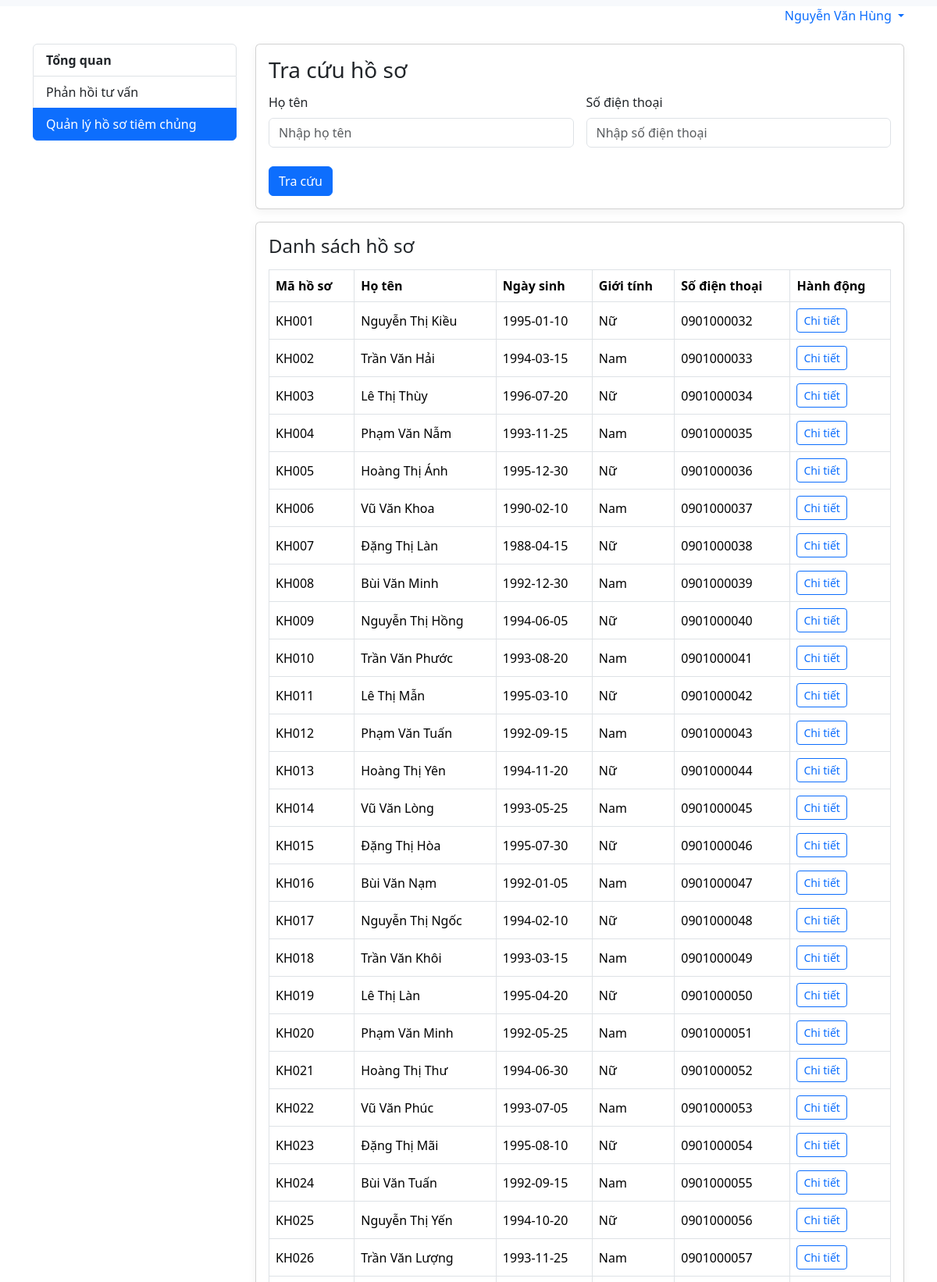
/records/doctor_manage (signed in, upper part), run on the app's committed database.
### tables this page shows
CREATE TABLE `thongtinkhachhang` (
  `MaKH` varchar(50) NOT NULL,
  `HoTen` varchar(100) NOT NULL,
  `NgaySinh` date DEFAULT NULL,
  `GioiTinh` enum('Nam','Nữ') DEFAULT NULL,
  `DiaChi` varchar(255) DEFAULT NULL,
  `SDT` varchar(20) NOT NULL,
  `BenhNen` varchar(255) DEFAULT NULL
);

### app/core/Controller.php (called while the page is built, shortened)
<?php
class Controller {
    public function view($view, $data = []){
        extract($data);
        require '../app/views/layout/header.php';
        require '../app/views/' . $view . '.php';
        require '../app/views/layout/footer.php';
    }
}

### app/controllers/RecordsController.php (called while the page is built, shortened)
<?php
class RecordsController extends Controller {
    public function doctor_manage() {
        $results   = [];
        $searching = false;
        if (!$searching) {
            try {
                $dbAll = new Database();
                $dbAll->query("SELECT * FROM thongtinkhachhang ORDER BY MaKH ASC");
                $results = $dbAll->resultSet() ?? [];
            } catch (Exception $e) {
                $results = [];
            }
        }
        $this->view('records/doctor_manage', [
            'hide_navbar' => true,
            'title'       => 'Tra cứu hồ sơ',
            'results'     => $results,
            'searching'   => $searching
        ]);
    }
}

### public/index.php (called while the page is built, shortened)
<?php
require_once __DIR__ . '/../app/core/Helpers.php';
require_once __DIR__ . '/../app/core/Database.php';
$path = trim($_GET['url'] ?? '', '/');
$parts = array_values(array_filter(explode('/', $path)));
$method = $parts[1] ?? 'index';
$params = array_slice($parts, 2);
$controller = new $controllerName();
call_user_func_array([$controller, $method], $params);

### app/core/Database.php (called while the page is built, shortened)
<?php
class Database {
    private $host = DB_HOST;
    private $user = DB_USER;
    private $pass = DB_PASS;
    private $dbname = DB_NAME;
    private $dbh;
    private $stmt;
    public function __construct() {
        $dsn = 'mysql:host=' . $this->host . ';dbname=' . $this->dbname . ';charset=utf8mb4';
        $options = [
            PDO::ATTR_PERSISTENT => false,
            PDO::ATTR_ERRMODE => PDO::ERRMODE_EXCEPTION,
            PDO::ATTR_DEFAULT_FETCH_MODE => PDO::FETCH_ASSOC,
        ];
        try { $this->dbh = new PDO($dsn, $this->user, $this->pass, $options); }
        catch(PDOException $e) { $this->error = $e->getMessage(); }
    }
    public function query($sql){ $this->stmt = $this->dbh->prepare($sql); }
    public function bind($param, $value, $type = null){
        if (is_null($type)) {
            switch (true) {
                default: $type = PDO::PARAM_STR;
            }
        }
        $this->stmt->bindValue($param, $value, $type);
    }
    public function execute(){ return $this->stmt->execute(); }
    public function resultSet(){ $this->execute(); return $this->stmt->fetchAll(); }
}

### app/core/Helpers.php (called while the page is built, shortened)
<?php
function base_url($path = '') {
    $base = rtrim(BASE_URL, '/');
    $trimmed = ltrim($path, '/');
    return $base . '/' . $trimmed;
}

### app/views/records/doctor_manage.php (the view, shortened to what this page needs)
<?php
echo '<div class="row">';
include __DIR__ . '/../layout/staff_sidebar.php';
?>
<div class="col-lg-9">
  <div class="card mb-3">
    <div class="card-body">
      <h3 class="card-title mb-1">
        <?= isset($title) ? htmlspecialchars($title) : 'Tra cứu hồ sơ' ?>
      </h3>
      <form method="post" action="#">
        <div class="row g-3 mb-3">
          <div class="col-md-6">
            <label class="form-label">Họ tên</label>
            <input type="text" class="form-control" name="name" placeholder="Nhập họ tên">
          </div>
          <div class="col-md-6">
            <label class="form-label">Số điện thoại</label>
            <input type="tel" class="form-control" name="phone" placeholder="Nhập số điện thoại">
          </div>
        </div>
        <div class="d-flex justify-content-between align-items-center">
          <button class="btn btn-primary">Tra cứu</button>
        </div>
      </form>
    </div>
  </div>
  <?php
    $listTitle = (isset($searching) && $searching) ? 'Kết quả tra cứu' : 'Danh sách hồ sơ';
  ?>
  <?php if (!empty($results)): ?>
  <div class="card">
    <div class="card-body">
      <h4 class="card-title mb-3"><?= htmlspecialchars($listTitle) ?></h4>
      <div class="table-responsive">
        <table class="table table-bordered align-middle">
          <thead>
            <tr>
              <th scope="col">Mã hồ sơ</th>
              <th scope="col">Họ tên</th>
              <th scope="col">Ngày sinh</th>
              <th scope="col">Giới tính</th>
              <th scope="col">Số điện thoại</th>
              <th scope="col">Hành động</th>
            </tr>
          </thead>
          <tbody>
            <?php foreach ($results as $r): ?>
            <tr>
              <td><?= htmlspecialchars($r['MaKH']) ?></td>
              <td><?= htmlspecialchars($r['HoTen'] ?? '') ?></td>
              <td><?= htmlspecialchars($r['NgaySinh'] ?? '') ?></td>
              <td><?= htmlspecialchars($r['GioiTinh'] ?? '') ?></td>
              <td><?= htmlspecialchars($r['SDT'] ?? '') ?></td>
              <td>
                <a class="btn btn-sm btn-outline-primary" href="<?= base_url('records/doctor_view_profile/' . urlencode($r['MaKH'])) ?>">Chi tiết</a>
              </td>
            </tr>
            <?php endforeach; ?>
          </tbody>
        </table>
      </div>
    </div>
  </div>
  <?php elseif (isset($searching) && $searching): ?>
  <div class="alert alert-info">Không tìm thấy hồ sơ phù hợp.</div>
  <?php endif; ?>
</div>
<?php echo '</div>'; ?>

### public/assets/css/theme.css (style rules this page uses)
:root { --brand:#0d6efd; --brand-dark:#0b5ed7; --bg:#f7f9fc; }
html,body { margin:0;padding:0;background:var(--bg); }
.card { border-radius:1rem;box-shadow:0 .25rem .75rem rgba(0,0,0,.05) }

### data on the page
thongtinkhachhang: MaKH "KH001", HoTen "Nguyễn Thị Kiều", NgaySinh "1995-01-10", GioiTinh "Nữ", SDT "0901000032"
thongtinkhachhang: MaKH "KH002", HoTen "Trần Văn Hải", NgaySinh "1994-03-15", GioiTinh "Nam", SDT "0901000033"
thongtinkhachhang: MaKH "KH003", HoTen "Lê Thị Thùy", NgaySinh "1996-07-20", GioiTinh "Nữ", SDT "0901000034"
thongtinkhachhang: MaKH "KH004", HoTen "Phạm Văn Nẫm", NgaySinh "1993-11-25", GioiTinh "Nam", SDT "0901000035"
thongtinkhachhang: MaKH "KH005", HoTen "Hoàng Thị Ánh", NgaySinh "1995-12-30", GioiTinh "Nữ", SDT "0901000036"
thongtinkhachhang: MaKH "KH006", HoTen "Vũ Văn Khoa", NgaySinh "1990-02-10", GioiTinh "Nam", SDT "0901000037"
thongtinkhachhang: MaKH "KH007", HoTen "Đặng Thị Làn", NgaySinh "1988-04-15", GioiTinh "Nữ", SDT "0901000038"
thongtinkhachhang: MaKH "KH008", HoTen "Bùi Văn Minh", NgaySinh "1992-12-30", GioiTinh "Nam", SDT "0901000039"
thongtinkhachhang: MaKH "KH009", HoTen "Nguyễn Thị Hồng", NgaySinh "1994-06-05", GioiTinh "Nữ", SDT "0901000040"
thongtinkhachhang: MaKH "KH010", HoTen "Trần Văn Phước", NgaySinh "1993-08-20", GioiTinh "Nam", SDT "0901000041"
thongtinkhachhang: MaKH "KH011", HoTen "Lê Thị Mẫn", NgaySinh "1995-03-10", GioiTinh "Nữ", SDT "0901000042"
thongtinkhachhang: MaKH "KH012", HoTen "Phạm Văn Tuấn", NgaySinh "1992-09-15", GioiTinh "Nam", SDT "0901000043"
thongtinkhachhang: MaKH "KH013", HoTen "Hoàng Thị Yên", NgaySinh "1994-11-20", GioiTinh "Nữ", SDT "0901000044"
thongtinkhachhang: MaKH "KH014", HoTen "Vũ Văn Lòng", NgaySinh "1993-05-25", GioiTinh "Nam", SDT "0901000045"
thongtinkhachhang: MaKH "KH015", HoTen "Đặng Thị Hòa", NgaySinh "1995-07-30", GioiTinh "Nữ", SDT "0901000046"
thongtinkhachhang: MaKH "KH016", HoTen "Bùi Văn Nạm", NgaySinh "1992-01-05", GioiTinh "Nam", SDT "0901000047"
thongtinkhachhang: MaKH "KH017", HoTen "Nguyễn Thị Ngốc", NgaySinh "1994-02-10", GioiTinh "Nữ", SDT "0901000048"
thongtinkhachhang: MaKH "KH018", HoTen "Trần Văn Khôi", NgaySinh "1993-03-15", GioiTinh "Nam", SDT "0901000049"
thongtinkhachhang: MaKH "KH019", HoTen "Lê Thị Làn", NgaySinh "1995-04-20", GioiTinh "Nữ", SDT "0901000050"
thongtinkhachhang: MaKH "KH020", HoTen "Phạm Văn Minh", NgaySinh "1992-05-25", GioiTinh "Nam", SDT "0901000051"
thongtinkhachhang: MaKH "KH021", HoTen "Hoàng Thị Thư", NgaySinh "1994-06-30", GioiTinh "Nữ", SDT "0901000052"
thongtinkhachhang: MaKH "KH022", HoTen "Vũ Văn Phúc", NgaySinh "1993-07-05", GioiTinh "Nam", SDT "0901000053"
thongtinkhachhang: MaKH "KH023", HoTen "Đặng Thị Mãi", NgaySinh "1995-08-10", GioiTinh "Nữ", SDT "0901000054"
thongtinkhachhang: MaKH "KH024", HoTen "Bùi Văn Tuấn", NgaySinh "1992-09-15", GioiTinh "Nam", SDT "0901000055"
thongtinkhachhang: MaKH "KH025", HoTen "Nguyễn Thị Yến", NgaySinh "1994-10-20", GioiTinh "Nữ", SDT "0901000056"
thongtinkhachhang: MaKH "KH026", HoTen "Trần Văn Lượng", NgaySinh "1993-11-25", GioiTinh "Nam", SDT "0901000057"

### other printed values
current_user_name() "Nguyễn Văn Hùng"
$title "Tra cứu hồ sơ"
$listTitle "Danh sách hồ sơ"
